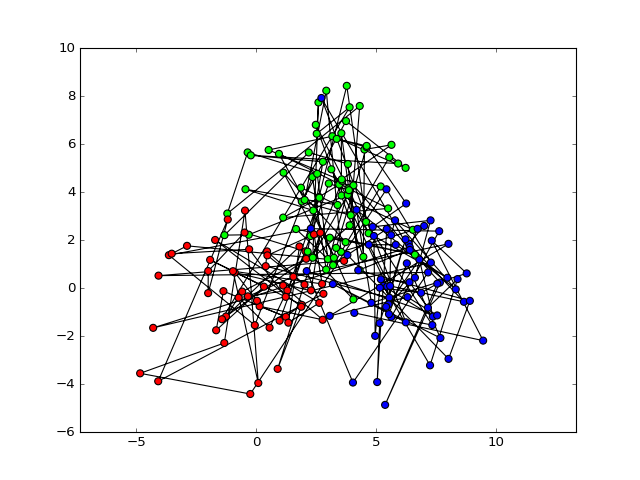

Write Python code to recreate this figure.
import numpy
numpy.random.seed(1)
from bayespy.nodes import CategoricalMarkovChain
a0 = [0.6, 0.4] # p(rainy)=0.6, p(sunny)=0.4
A = [[0.7, 0.3], # p(rainy->rainy)=0.7, p(rainy->sunny)=0.3
     [0.4, 0.6]] # p(sunny->rainy)=0.4, p(sunny->sunny)=0.6
N = 100
Z = CategoricalMarkovChain(a0, A, states=N)
from bayespy.nodes import Categorical, Mixture
P = [[0.1, 0.4, 0.5],
     [0.6, 0.3, 0.1]]
Y = Mixture(Z, Categorical, P)
weather = Z.random()
from bayespy.inference import VB
import bayespy.plot as bpplt
import numpy as np
mu = np.array([ [0,0], [3,4], [6,0] ])
std = 2.0
K = 3
N = 200
p0 = np.ones(K) / K
q = 0.9
r = (1-q)/(K-1)
P = q*np.identity(K) + r*(np.ones((3,3))-np.identity(3))
y = np.zeros((N,2))
z = np.zeros(N)
state = np.random.choice(K, p=p0)
for n in range(N):
    z[n] = state
    y[n,:] = std*np.random.randn(2) + mu[state]
    state = np.random.choice(K, p=P[state])
bpplt.pyplot.figure()
bpplt.pyplot.axis('equal')
colors = [ [[1,0,0], [0,1,0], [0,0,1]][int(state)] for state in z ]
bpplt.pyplot.plot(y[:,0], y[:,1], 'k-', zorder=-10)
bpplt.pyplot.scatter(y[:,0], y[:,1], c=colors, s=40)
bpplt.pyplot.show()
